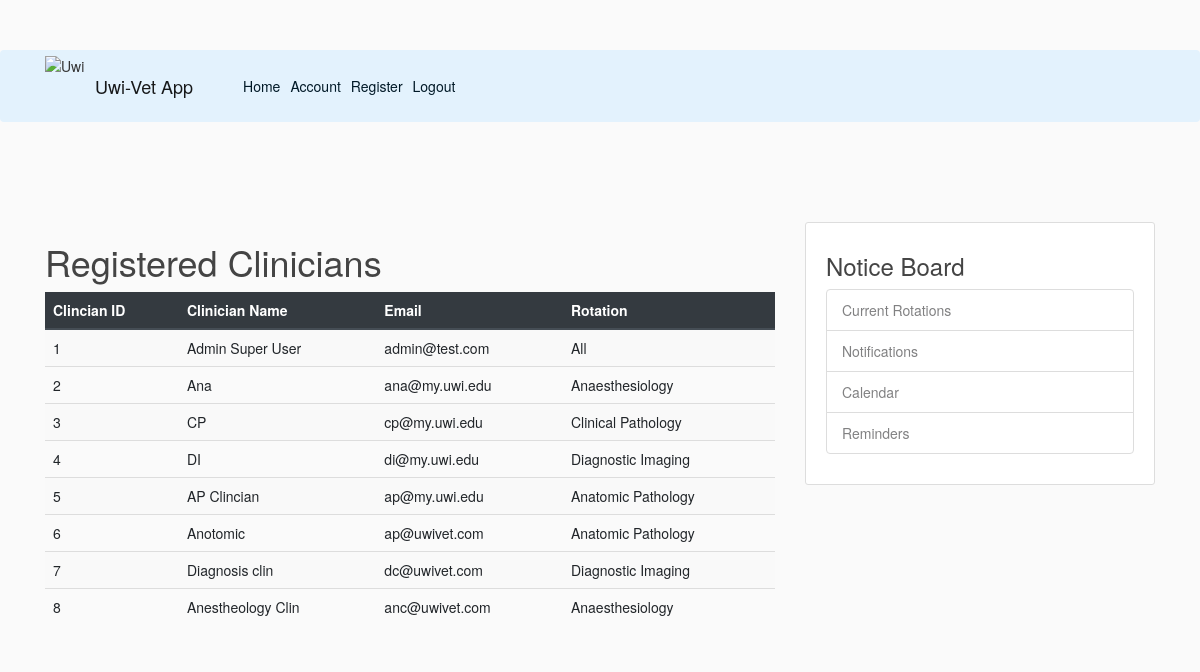
Page /usersreg (signed in) on the earlier database version.
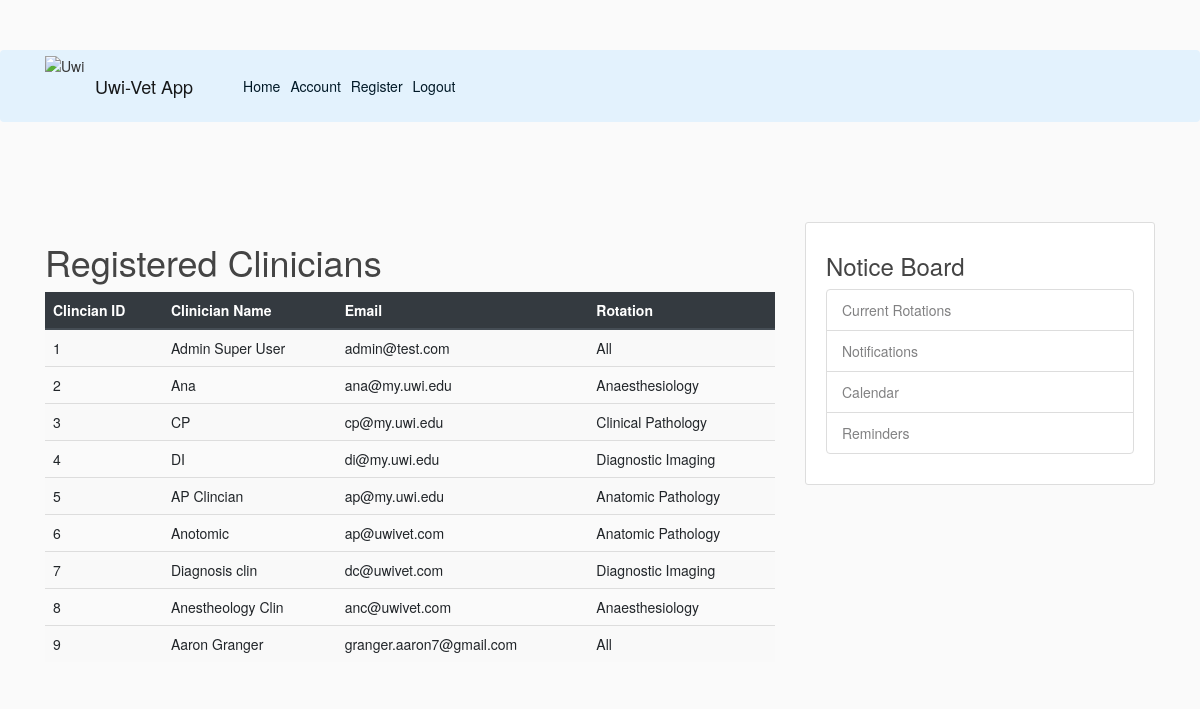
Same page on the later database version.
### flaskblog/models.py (models this page shows, shortened)
class User2(db.Model, UserMixin):
    id = db.Column(db.Integer, primary_key = True)
    username = db.Column(db.String(20), unique=True, nullable=False)
    email = db.Column(db.String(120), unique=True, nullable=False)
    image_file = db.Column(db.String(20), nullable=False, default='default.jpg')
    password = db.Column(db.String(60), nullable=False)
    level = db.Column(db.Integer, nullable=False, default='2')
    rotation = db.Column(db.String(50), nullable =False)

### flaskblog/routes.py (the view)
@app.route("/usersreg")
@login_required
def competancy():
    records= User2.query.all()
    return render_template('usersreg.html', title='usersreg.html', User2=records)

### flaskblog/models.py (called while the page is built)
@login_manager.user_loader
def load_user(user_id):
    return User2.query.get(int(user_id))

### flaskblog/templates/usersreg.html
{% extends "layout.html" %}
{% block content%}
    <h1>Registered Clinicians</h1>
    <div class="row">
        <div class="col">
            <table class="table table-striped table-hover">
                <thead class="thead-dark">
                    <tr>
                        <th>Clincian ID</th><th>Clinician Name</th><th>Email</th><th>Rotation</th>
                    </tr>
                </thead>
                <tbody>
                    {% for val in User2 %}
                    <tr>
                        <td>{{val.id}}</td>
                        <td>{{val.username}}</td>
                        <td>{{val.email}}</td>
                        <td>{{val.rotation}}</td>
                    </tr>
                    {% endfor %}
                </tbody>
            </table>
        </div>
    </div>
{% endblock content %}

Differences in the rows shown:
added User2: id "9", username "Aaron Granger", email "granger.aaron7@gmail.com", rotation "All"
